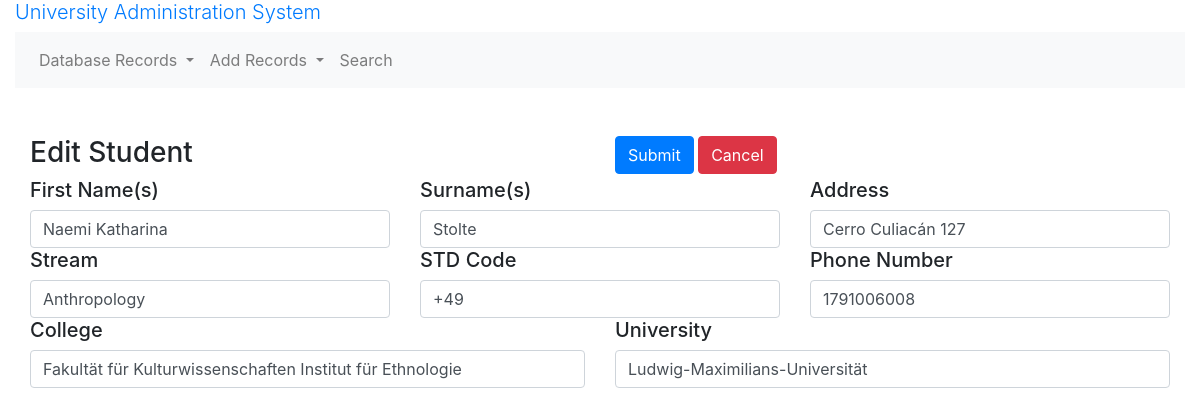
Screenshot of /edit_student/4 with the database file from the repository.
### models.py (models this page shows)
class Student(db.Model):
    __tablename__ = 'student'
    id = db.Column(db.Integer, primary_key=True)
    created_at = db.Column(db.Date, nullable = False, default=datetime.utcnow())
    name = db.Column(db.String(255))
    surname = db.Column(db.String(255))
    address = db.Column(db.String(255))
    phone_no = db.Column(db.String(10))
    std_code = db.Column(db.String(8))
    university_id = db.Column(db.Integer, db.ForeignKey("university.id"))# many2one
    university = db.relationship("University", back_populates="students")
    college_id = db.Column(db.Integer, db.ForeignKey("college.id"))# many2one
    college = db.relationship("College", back_populates='students')
    stream_id = db.Column(db.Integer, db.ForeignKey("stream.id"))# many2one
    stream = db.relationship("Stream", back_populates='students')
    courses = db.relationship('Course', back_populates='student', cascade="all,delete")# one2many
    marksheets = db.relationship('Marksheet', back_populates='student', cascade="all,delete")# one2many
    def __repr__(self):
        return f'id = {self.id}: {self.name} {self.surname}, {self.created_at}'

### routes.py (the view, shortened to what this page needs)
@app.route('/edit_student/<int:student_id>', methods=['GET', 'POST'])
def edit_student(student_id):
    form = forms.AddStudentForm()
    student = models.Student.query.get(student_id)
    print(student)
    if student:
        form.name.data = student.name
        form.surname.data = student.surname
        form.address.data = student.address
        form.phone_no.data = student.phone_no
        form.std_code.data = student.std_code
        form.stream.data = student.stream.name
        form.college.data = student.college.name
        form.university.data = student.university.name
        return render_template('edit/edit_student.html', form=form, student_id=student_id)
    flash(f'Student with id {student_id} does not exit')
    return redirect(url_for('students'))

### forms.py
class AddStudentForm(FlaskForm):
    name = StringField('Name', validators=[DataRequired()])
    surname = StringField('Surname', validators=[DataRequired()])
    address = StringField('Address', validators=[DataRequired()])
    phone_no = StringField('Phone Number', validators=[DataRequired()])
    std_code = StringField('Std Code', validators=[DataRequired()])
    stream = StringField('Stream', validators=[DataRequired()])
    college = StringField('College', validators=[DataRequired()])
    university = StringField('University', validators=[DataRequired()])
    submit = SubmitField('Submit')

### templates/edit/edit_student.html (shortened to what this page needs)
{% extends "base.html" %}
{% block main %}
<div class="container-fluid">
  <form action="{{ url_for('edit_student', student_id=student_id) }}" method="post">
    <div class="row">
      <div class="col">
        <h3>Edit Student</h3>
      </div>
      <div class="col">
        {{ form.submit(class="btn btn-primary") }}
        <a href="{{ url_for('students') }}" class="btn btn-danger">Cancel</a>
      </div>
    </div>
    <div class="row">
      <div class="col">
        <h5> First Name(s) </h5>
        {{ form.name(class="form-control") }}
      </div>
      <div class="col">
        <h5> Surname(s) </h5>
        {{ form.surname(class="form-control") }}
      </div>
      <div class="col">
        <h5> Address </h5>
        {{ form.address(class="form-control") }}
      </div>
    </div>
    <div class="row">
      <div class="col">
        <h5> Stream </h5>
        {{ form.stream (class="form-control") }}
      </div>
      <div class="col">
        <h5> STD Code </h5>
        {{ form.std_code(class="form-control") }}
      </div>
      <div class="col">
        <h5> Phone Number </h5>
        {{ form.phone_no(class="form-control") }}
      </div>
    </div>
    <div class="row">
      <div class="col">
        <h5> College </h5>
        {{ form.college (class="form-control") }}
      </div>
      <div class="col">
        <h5> University </h5>
        {{ form.university(class="form-control") }}
      </div>
    </div>
  </form>
</div>
{% endblock %}

### rows the page displays
Student: name "Naemi Katharina", surname "Stolte", address "Cerro Culiacán 127", stream "Anthropology", std_code "+49", phone_no "1791006008", college "Fakultät für Kulturwissenschaften Institut für Ethnologie", university "Ludwig-Maximilians-Universität"
